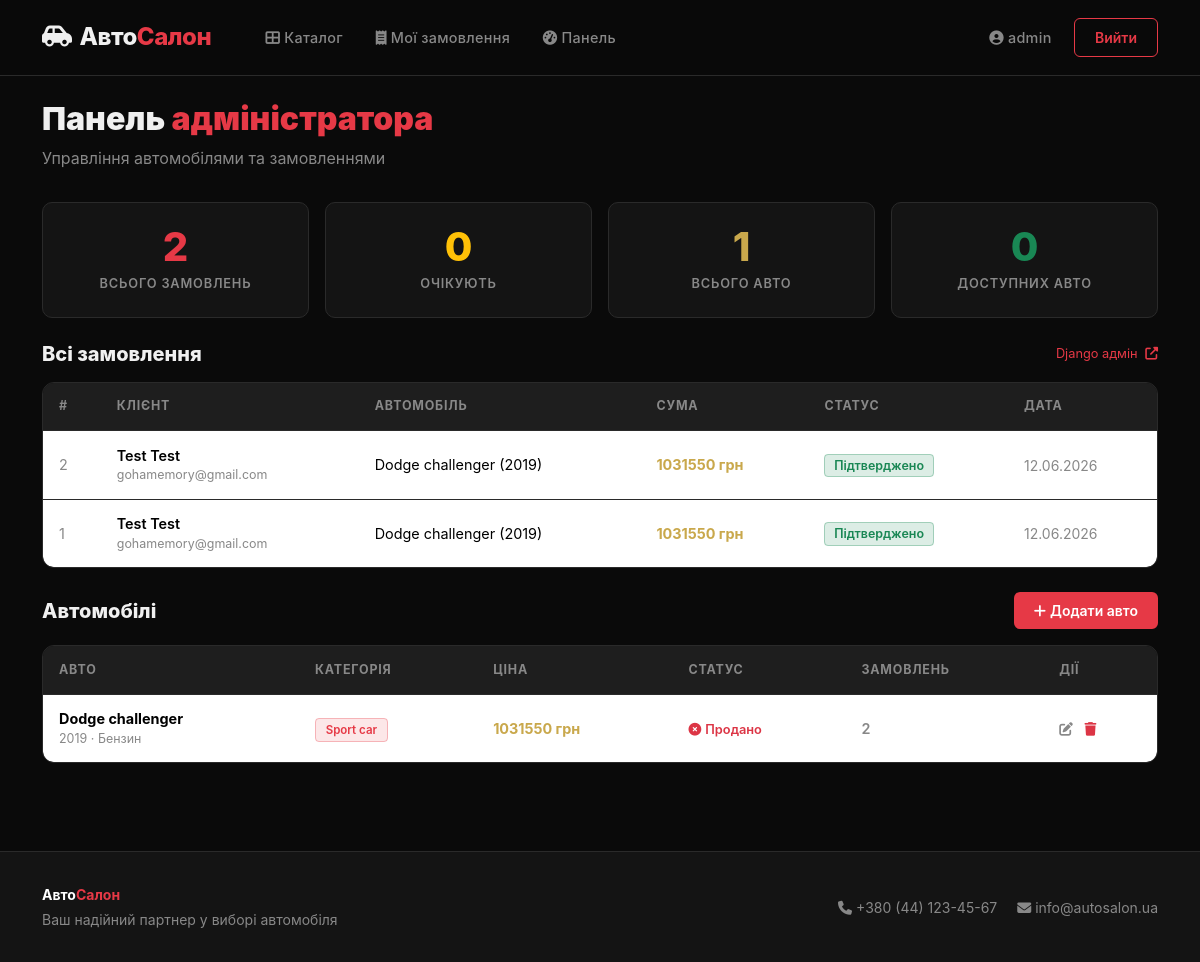
The page /dashboard/ (signed in) on the database its author committed.
### cars/models.py (models this page shows, shortened)
class Order(models.Model):
    STATUS_CHOICES = [
        ('pending', 'Очікує підтвердження'),
        ('confirmed', 'Підтверджено'),
        ('cancelled', 'Скасовано'),
        ('completed', 'Завершено'),
    ]
    user = models.ForeignKey(
        User, on_delete=models.CASCADE, related_name='orders', verbose_name='Користувач'
    )
    car = models.ForeignKey(
        Car, on_delete=models.CASCADE, related_name='orders', verbose_name='Автомобіль'
    )
    status = models.CharField(
        max_length=20, choices=STATUS_CHOICES, default='pending', verbose_name='Статус'
    )
    full_name = models.CharField(max_length=200, verbose_name='Повне ім\'я')
    phone = models.CharField(max_length=20, verbose_name='Телефон')
    comment = models.TextField(blank=True, verbose_name='Коментар')
    final_price = models.DecimalField(
        max_digits=12, decimal_places=2, verbose_name='Фінальна ціна (грн)'
    )
    created_at = models.DateTimeField(auto_now_add=True, verbose_name='Дата замовлення')
    updated_at = models.DateTimeField(auto_now=True, verbose_name='Оновлено')
    confirmed_at = models.DateTimeField(null=True, blank=True, verbose_name='Дата підтвердження')
    class Meta:
        verbose_name = 'Замовлення'
        verbose_name_plural = 'Замовлення'
        ordering = ['-created_at']  # найновіші замовлення — першими

class Car(models.Model):
    TRANSMISSION_CHOICES = [
        ('manual', 'Механіка'),
        ('automatic', 'Автомат'),
        ('robot', 'Робот'),
        ('variator', 'Варіатор'),
    ]
    FUEL_CHOICES = [
        ('petrol', 'Бензин'),
        ('diesel', 'Дизель'),
        ('electric', 'Електро'),
        ('hybrid', 'Гібрид'),
        ('gas', 'Газ'),
    ]
    DRIVE_CHOICES = [
        ('fwd', 'Передній'),
        ('rwd', 'Задній'),
        ('awd', 'Повний'),
    ]
    category = models.ForeignKey(
        CarCategory, on_delete=models.SET_NULL, null=True,
        related_name='cars', verbose_name='Категорія'
    )
    brand = models.CharField(max_length=100, verbose_name='Марка')
    model = models.CharField(max_length=100, verbose_name='Модель')
    year = models.PositiveIntegerField(verbose_name='Рік випуску')
    price = models.DecimalField(max_digits=12, decimal_places=2, verbose_name='Ціна (грн)')
    mileage = models.PositiveIntegerField(default=0, verbose_name='Пробіг (км)')
    engine_volume = models.DecimalField(
        max_digits=3, decimal_places=1, verbose_name='Об\'єм двигуна (л)'
    )
    engine_power = models.PositiveIntegerField(verbose_name='Потужність (к.с.)')
    transmission = models.CharField(
        max_length=20, choices=TRANSMISSION_CHOICES, verbose_name='КПП'
    )
    fuel_type = models.CharField(
        max_length=20, choices=FUEL_CHOICES, verbose_name='Паливо'
    )
    drive_type = models.CharField(
        max_length=10, choices=DRIVE_CHOICES, verbose_name='Привід'
    )
    color = models.CharField(max_length=50, verbose_name='Колір')
    description = models.TextField(blank=True, verbose_name='Опис')
    image = models.ImageField(
        upload_to='cars/', blank=True, null=True, verbose_name='Фото'
    )
    is_available = models.BooleanField(default=True, verbose_name='Доступний')
    created_at = models.DateTimeField(auto_now_add=True, verbose_name='Додано')
    updated_at = models.DateTimeField(auto_now=True, verbose_name='Оновлено')
    class Meta:
        verbose_name = 'Автомобіль'
        verbose_name_plural = 'Автомобілі'
        ordering = ['-created_at', 'brand', 'model']  # нові — першими, потім A–Z
    def __str__(self):
        return f'{self.brand} {self.model} ({self.year})'

class CarCategory(models.Model):
    name = models.CharField(max_length=100, verbose_name='Назва категорії')
    slug = models.SlugField(unique=True, verbose_name='Slug')
    description = models.TextField(blank=True, verbose_name='Опис')
    icon = models.CharField(max_length=50, blank=True, verbose_name='Іконка (CSS клас)')
    class Meta:
        verbose_name = 'Категорія'
        verbose_name_plural = 'Категорії'
        ordering = ['name']  # сортування за назвою A–Z

### cars/views.py (the view)
# urls.py: path('dashboard/', views.admin_dashboard, name='admin_dashboard'),
@user_passes_test(is_admin)
def admin_dashboard(request):
    orders = Order.objects.all().order_by('-created_at').select_related('user', 'car')
    pending = orders.filter(status='pending').order_by('-created_at')
    confirmed = orders.filter(status='confirmed').order_by('-confirmed_at')
    cars = Car.objects.all().order_by('-created_at').select_related('category')
    return render(request, 'cars/admin_dashboard.html', {
        'orders': orders,
        'pending': pending,
        'confirmed': confirmed,
        'cars': cars,
        'total_orders': orders.count(),
        'pending_count': pending.count(),
        'total_cars': cars.count(),
        'available_cars': cars.filter(is_available=True).count(),
    })

### cars/views.py (called while the page is built)
def is_admin(user):
    return user.is_staff or user.is_superuser

### templates/cars/admin_dashboard.html (shortened to what this page needs)
{% extends 'base.html' %}
{% block content %}
<h2 style="font-weight:900; margin-bottom:0.5rem;">Панель <span style="color:var(--accent)">адміністратора</span></h2>
<p style="color:var(--text-muted); margin-bottom:2rem;">Управління автомобілями та замовленнями</p>
<div class="row g-3 mb-4">
  <div class="col-6 col-md-3">
    <div class="stat-card">
      <div class="stat-number">{{ total_orders }}</div>
      <div class="stat-label">Всього замовлень</div>
    </div>
  </div>
  <div class="col-6 col-md-3">
    <div class="stat-card">
      <div class="stat-number" style="color:#ffc107;">{{ pending_count }}</div>
      <div class="stat-label">Очікують</div>
    </div>
  </div>
  <div class="col-6 col-md-3">
    <div class="stat-card">
      <div class="stat-number" style="color:var(--gold);">{{ total_cars }}</div>
      <div class="stat-label">Всього авто</div>
    </div>
  </div>
  <div class="col-6 col-md-3">
    <div class="stat-card">
      <div class="stat-number" style="color:#198754;">{{ available_cars }}</div>
      <div class="stat-label">Доступних авто</div>
    </div>
  </div>
</div>
<div class="mb-4">
  <div class="d-flex align-items-center justify-content-between mb-3">
    <h5 style="font-weight:800; margin:0;">Всі замовлення</h5>
    <a href="/admin/cars/order/" style="color:var(--accent); font-size:0.8rem;">Django адмін <i class="fas fa-external-link-alt ms-1"></i></a>
  </div>
  <div style="background:var(--surface); border:1px solid var(--border); border-radius:12px; overflow:hidden;">
    <table class="table table-dark-custom mb-0">
      <thead>
        <tr>
          <th>#</th><th>Клієнт</th><th>Автомобіль</th><th>Сума</th><th>Статус</th><th>Дата</th>
        </tr>
      </thead>
      <tbody>
        {% for order in orders %}
        <tr>
          <td style="color:var(--text-muted);">{{ order.pk }}</td>
          <td>
            <div style="font-weight:600;">{{ order.user.get_full_name|default:order.user.username }}</div>
            <div style="font-size:0.78rem; color:var(--text-muted);">{{ order.user.email }}</div>
          </td>
          <td>{{ order.car }}</td>
          <td style="color:var(--gold); font-weight:700;">{{ order.final_price|floatformat:0 }} грн</td>
          <td>
            <span class="badge-status-{{ order.status }}" style="font-size:0.78rem; padding:0.2rem 0.55rem; border-radius:4px; font-weight:600;">
              {{ order.get_status_display }}
            </span>
          </td>
          <td style="color:var(--text-muted); font-size:0.875rem;">{{ order.created_at|date:"d.m.Y" }}</td>
        </tr>
        {% endfor %}
      </tbody>
    </table>
  </div>
</div>
<div>
  <div class="d-flex align-items-center justify-content-between mb-3">
    <h5 style="font-weight:800; margin:0;">Автомобілі</h5>
    <a href="{% url 'car_create' %}" class="btn-accent btn btn-sm">
      <i class="fas fa-plus me-1"></i>Додати авто
    </a>
  </div>
  <div style="background:var(--surface); border:1px solid var(--border); border-radius:12px; overflow:hidden;">
    <table class="table table-dark-custom mb-0">
      <thead>
        <tr><th>Авто</th><th>Категорія</th><th>Ціна</th><th>Статус</th><th>Замовлень</th><th>Дії</th></tr>
      </thead>
      <tbody>
        {% for car in cars %}
        <tr>
          <td>
            <div style="font-weight:700;">{{ car.brand }} {{ car.model }}</div>
            <div style="font-size:0.78rem; color:var(--text-muted);">{{ car.year }} · {{ car.get_fuel_type_display }}</div>
          </td>
          <td>{% if car.category %}<span class="badge-category">{{ car.category.name }}</span>{% else %}<span style="color:var(--text-muted);">—</span>{% endif %}</td>
          <td style="color:var(--gold); font-weight:700;">{{ car.price|floatformat:0 }} грн</td>
          <td>
            {% if car.is_available %}
              <span style="color:#198754; font-size:0.8rem; font-weight:600;"><i class="fas fa-check-circle me-1"></i>Доступний</span>
            {% else %}
              <span style="color:#dc3545; font-size:0.8rem; font-weight:600;"><i class="fas fa-times-circle me-1"></i>Продано</span>
            {% endif %}
          </td>
          <td style="color:var(--text-muted); font-weight:600;">{{ car.orders.count }}</td>
          <td>
            <a href="{% url 'car_edit' car.pk %}" style="color:var(--text-muted); margin-right:8px; font-size:0.85rem;">
              <i class="fas fa-edit"></i>
            </a>
            <a href="{% url 'car_delete' car.pk %}" style="color:#dc3545; font-size:0.85rem;"
               onclick="return confirm('Видалити {{ car }}?')">
              <i class="fas fa-trash"></i>
            </a>
          </td>
        </tr>
        {% endfor %}
      </tbody>
    </table>
  </div>
</div>
{% endblock %}

### templates/base.html (shortened to what this page needs)
<!DOCTYPE html>
<html lang="uk">
<head>
    <link href="https://cdnjs.cloudflare.com/ajax/libs/bootstrap/5.3.2/css/bootstrap.min.css" rel="stylesheet">
    <link href="https://cdnjs.cloudflare.com/ajax/libs/font-awesome/6.5.0/css/all.min.css" rel="stylesheet">
</head>
<body>
<nav class="navbar navbar-expand-lg">
    <div class="container">
        <a class="navbar-brand" href="{% url 'index' %}">
            <i class="fas fa-car-side me-2"></i>Авто<span>Салон</span>
        </a>
        <div class="collapse navbar-collapse" id="navMenu">
            <ul class="navbar-nav me-auto ms-4 gap-1">
                <li class="nav-item">
                    <a class="nav-link" href="{% url 'car_list' %}">
                        <i class="fas fa-th-large me-1"></i>Каталог
                    </a>
                </li>
                {% if user.is_authenticated %}
                <li class="nav-item">
                    <a class="nav-link" href="{% url 'my_orders' %}">
                        <i class="fas fa-receipt me-1"></i>Мої замовлення
                    </a>
                </li>
                {% endif %}
                {% if user.is_staff %}
                <li class="nav-item">
                    <a class="nav-link" href="{% url 'admin_dashboard' %}">
                        <i class="fas fa-tachometer-alt me-1"></i>Панель
                    </a>
                </li>
                {% endif %}
            </ul>
            <div class="d-flex gap-2 align-items-center">
                {% if user.is_authenticated %}
                    <span class="nav-link text-muted">
                        <i class="fas fa-user-circle me-1"></i>{{ user.first_name|default:user.username }}
                    </span>
                    <a href="{% url 'logout' %}" class="btn-outline-accent btn">Вийти</a>
                {% else %}
                    <a href="{% url 'login' %}" class="btn-outline-accent btn">Увійти</a>
                    <a href="{% url 'register' %}" class="btn-accent btn">Реєстрація</a>
                {% endif %}
            </div>
        </div>
    </div>
</nav>
<main class="py-4">
    <div class="container">
        {% block content %}{% endblock %}
    </div>
</main>
<footer>
    <div class="container">
        <div class="row align-items-center">
            <div class="col-md-6">
                <strong class="text-white">Авто<span style="color:var(--accent)">Салон</span></strong>
                <p class="mt-1 mb-0">Ваш надійний партнер у виборі автомобіля</p>
            </div>
            <div class="col-md-6 text-md-end mt-3 mt-md-0">
                <span><i class="fas fa-phone me-1"></i>+380 (44) 123-45-67</span>
                <span class="ms-3"><i class="fas fa-envelope me-1"></i>info@autosalon.ua</span>
            </div>
        </div>
    </div>
</footer>
</body>
</html>

### templates/base.html (style rules this page uses)
:root { --primary: #0a0a0a; --accent: #e63946; --accent-dark: #c1121f; --surface: #141414; --surface2: #1e1e1e; --border: #2a2a2a; --text: #f0f0f0; --text-muted: #888; --gold: #c9a84c; }
* { margin: 0; padding: 0; box-sizing: border-box; }
body { background: var(--primary); color: var(--text); font-family: 'Inter', -apple-system, BlinkMacSystemFont, sans-serif; min-height: 100vh; }
.navbar { background: rgba(10,10,10,0.97) !important; border-bottom: 1px solid var(--border); backdrop-filter: blur(10px); padding: 0.9rem 0; position: sticky; top: 0; z-index: 1000; }
.navbar-brand { font-size: 1.5rem; font-weight: 800; letter-spacing: -0.5px; color: var(--text) !important; }
.navbar-brand span { color: var(--accent); }
.nav-link { color: var(--text-muted) !important; font-weight: 500; font-size: 0.9rem; letter-spacing: 0.3px; transition: color 0.2s; padding: 0.5rem 0.9rem !important; }
.btn-accent { background: var(--accent); color: #fff; border: none; border-radius: 6px; font-weight: 600; font-size: 0.875rem; padding: 0.5rem 1.25rem; transition: background 0.2s, transform 0.1s; }
.btn-outline-accent { border: 1.5px solid var(--accent); color: var(--accent); background: transparent; border-radius: 6px; font-weight: 600; font-size: 0.875rem; padding: 0.5rem 1.25rem; transition: all 0.2s; }
.badge-category { background: rgba(230,57,70,0.12); color: var(--accent); border: 1px solid rgba(230,57,70,0.3); font-size: 0.72rem; font-weight: 600; padding: 0.25rem 0.6rem; border-radius: 4px; }
.badge-status-confirmed { background: rgba(25,135,84,0.15); color: #198754; border: 1px solid rgba(25,135,84,0.3); }
.table-dark-custom { background: var(--surface); color: var(--text); border-radius: 10px; overflow: hidden; }
.table-dark-custom th { background: var(--surface2); color: var(--text-muted); font-size: 0.78rem; font-weight: 700; text-transform: uppercase; letter-spacing: 0.8px; border-bottom: 1px solid var(--border); padding: 0.9rem 1rem; }
.table-dark-custom td { border-bottom: 1px solid var(--border); padding: 0.85rem 1rem; vertical-align: middle; font-size: 0.9rem; }
.table-dark-custom tr:last-child td { border-bottom: none; }
footer { background: var(--surface); border-top: 1px solid var(--border); padding: 2rem 0; margin-top: 4rem; color: var(--text-muted); font-size: 0.875rem; }
.stat-card { background: var(--surface); border: 1px solid var(--border); border-radius: 10px; padding: 1.5rem; text-align: center; }
.stat-number { font-size: 2.5rem; font-weight: 800; color: var(--accent); line-height: 1; }
.stat-label { font-size: 0.8rem; color: var(--text-muted); font-weight: 600; text-transform: uppercase; letter-spacing: 0.8px; margin-top: 0.4rem; }
a { color: inherit; text-decoration: none; }

### rows shown on the page
Order: pk "2", user.get_full_name "Test Test", user.email "gohamemory@gmail.com", car "Dodge challenger (2019)", final_price "1031550", status "Підтверджено", created_at "12.06.2026"
Order: pk "1", user.get_full_name "Test Test", user.email "gohamemory@gmail.com", car "Dodge challenger (2019)", final_price "1031550", status "Підтверджено", created_at "12.06.2026"
Car: brand "Dodge", model "challenger", year "2019", fuel_type "Бензин", category.name "Sport car", price "1031550", is_available False (drawn), orders.count "2"

### other values the page prints
{{ user.first_name|default:user.username }} "admin"
{{ total_orders }} "2"
{{ pending_count }} "0"
{{ total_cars }} "1"
{{ available_cars }} "0"
